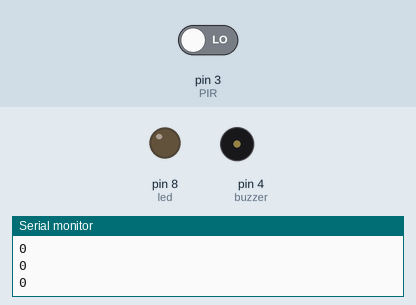
Simulated run of this sketch. Board: Arduino Uno, built with avr-gcc and run on an emulated ATmega328P. Shown: output pins drawn as LEDs (lit = HIGH), buzzer (waves = sounding), the last lines printed to the serial monitor. The inputs (shaded band) are chosen by the test bench; at power-on: pin 3 (PIR) LOW.

Above: at 1.2 s.
1.3 s: pin 3 (PIR) driven HIGH
At 1.6 s:
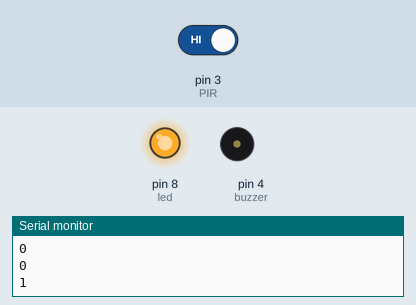
4.3 s: pin 3 (PIR) driven LOW
At 5.8 s:
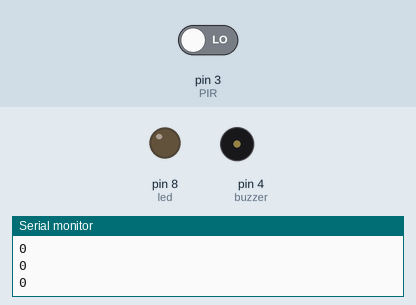
Timing chart, 0 to 7.3 s (numbered marks = the images above; inputs shaded):
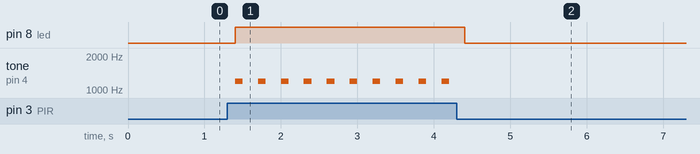

Measured:
- after the input at 1.3 s, pin 8 (led): LOW → HIGH after 0.10 s; tone on pin 4 (buzzer): alternates 1200 Hz for 0.10 s and silent for 0.20 s, starting after 0.10 s
- after the input at 4.3 s, pin 8 (led): HIGH → LOW after 0.10 s; tone on pin 4 (buzzer): stops changing and stays silent

The sketch:

codigo_original.ino
```cpp
const int PIR = 3;     // pino sinal sensor de presença
const int buzzer = 4;
const int led =  8;

void setup() {
  Serial.begin(9600);
  pinMode(led, OUTPUT);
  pinMode(buzzer, OUTPUT);
  pinMode(PIR, INPUT);
}

void loop() {
  // leitura do sensor
  int leitura = digitalRead(PIR);
  Serial.println(leitura);
  delay(100); // delay 100ms para estabilizar sinal de leitura

  // verifica se leitura está em nivel alto
  if (leitura == HIGH) {
    digitalWrite(led, HIGH);
    tone(buzzer, 1200, 500);
    delay(100);
    noTone(buzzer);
    delay(100);
  // Desligando o buzzer.
  } else {
    digitalWrite(led, LOW);
    noTone(buzzer);
  }
}
```
